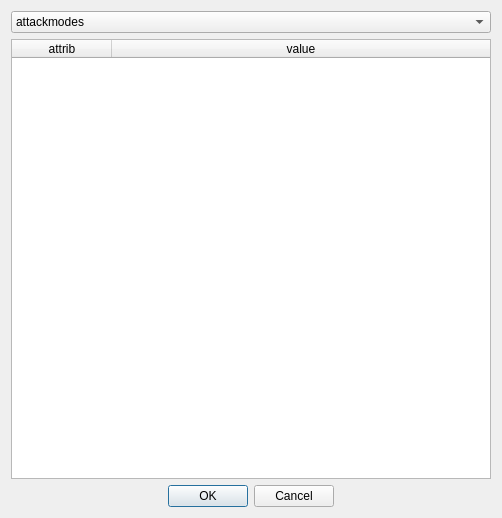
<?xml version="1.0" encoding="UTF-8"?>
<ui version="4.0">
 <class>Dialog</class>
 <widget class="QDialog" name="Dialog">
  <property name="geometry">
   <rect>
    <x>0</x>
    <y>0</y>
    <width>502</width>
    <height>518</height>
   </rect>
  </property>
  <property name="windowTitle">
   <string>add table</string>
  </property>
  <layout class="QVBoxLayout" name="verticalLayout">
   <item>
    <widget class="QComboBox" name="comboBox_type">
     <property name="currentText">
      <string notr="true">attackmodes</string>
     </property>
     <item>
      <property name="text">
       <string notr="true">attackmodes</string>
      </property>
     </item>
     <item>
      <property name="text">
       <string notr="true">barterhexes</string>
      </property>
     </item>
     <item>
      <property name="text">
       <string notr="true">battlemoves</string>
      </property>
     </item>
     <item>
      <property name="text">
       <string notr="true">camptypes</string>
      </property>
     </item>
     <item>
      <property name="text">
       <string notr="true">chargeprofiles</string>
      </property>
     </item>
     <item>
      <property name="text">
       <string notr="true">conditions</string>
      </property>
     </item>
     <item>
      <property name="text">
       <string notr="true">containertypes</string>
      </property>
     </item>
     <item>
      <property name="text">
       <string notr="true">creatures</string>
      </property>
     </item>
     <item>
      <property name="text">
       <string notr="true">creaturesources</string>
      </property>
     </item>
     <item>
      <property name="text">
       <string notr="true">datafiles</string>
      </property>
     </item>
     <item>
      <property name="text">
       <string notr="true">dmcplaces</string>
      </property>
     </item>
     <item>
      <property name="text">
       <string notr="true">encounters</string>
      </property>
     </item>
     <item>
      <property name="text">
       <string notr="true">encountertriggers</string>
      </property>
     </item>
     <item>
      <property name="text">
       <string notr="true">factions</string>
      </property>
     </item>
     <item>
      <property name="text">
       <string notr="true">forbiddenhexes</string>
      </property>
     </item>
     <item>
      <property name="text">
       <string notr="true">gamevars</string>
      </property>
     </item>
     <item>
      <property name="text">
       <string notr="true">headlines</string>
      </property>
     </item>
     <item>
      <property name="text">
       <string notr="true">ingredients</string>
      </property>
     </item>
     <item>
      <property name="text">
       <string notr="true">itemprops</string>
      </property>
     </item>
     <item>
      <property name="text">
       <string notr="true">itemtypes</string>
      </property>
     </item>
     <item>
      <property name="text">
       <string notr="true">maps</string>
      </property>
     </item>
     <item>
      <property name="text">
       <string notr="true">recipes</string>
      </property>
     </item>
     <item>
      <property name="text">
       <string notr="true">treasuretable</string>
      </property>
     </item>
    </widget>
   </item>
   <item>
    <widget class="QTableWidget" name="tableWidget">
     <property name="sizeAdjustPolicy">
      <enum>QAbstractScrollArea::AdjustIgnored</enum>
     </property>
     <property name="selectionMode">
      <enum>QAbstractItemView::SingleSelection</enum>
     </property>
     <property name="selectionBehavior">
      <enum>QAbstractItemView::SelectRows</enum>
     </property>
     <attribute name="horizontalHeaderCascadingSectionResizes">
      <bool>true</bool>
     </attribute>
     <attribute name="horizontalHeaderStretchLastSection">
      <bool>true</bool>
     </attribute>
     <attribute name="verticalHeaderVisible">
      <bool>false</bool>
     </attribute>
     <attribute name="verticalHeaderCascadingSectionResizes">
      <bool>false</bool>
     </attribute>
     <column>
      <property name="text">
       <string>attrib</string>
      </property>
     </column>
     <column>
      <property name="text">
       <string>value</string>
      </property>
     </column>
    </widget>
   </item>
   <item>
    <widget class="QDialogButtonBox" name="buttonBox_dialog">
     <property name="layoutDirection">
      <enum>Qt::LeftToRight</enum>
     </property>
     <property name="orientation">
      <enum>Qt::Horizontal</enum>
     </property>
     <property name="standardButtons">
      <set>QDialogButtonBox::Cancel|QDialogButtonBox::Ok</set>
     </property>
     <property name="centerButtons">
      <bool>true</bool>
     </property>
    </widget>
   </item>
  </layout>
 </widget>
 <resources/>
 <connections>
  <connection>
   <sender>buttonBox_dialog</sender>
   <signal>accepted()</signal>
   <receiver>Dialog</receiver>
   <slot>accept()</slot>
   <hints>
    <hint type="sourcelabel">
     <x>229</x>
     <y>493</y>
    </hint>
    <hint type="destinationlabel">
     <x>157</x>
     <y>274</y>
    </hint>
   </hints>
  </connection>
  <connection>
   <sender>buttonBox_dialog</sender>
   <signal>rejected()</signal>
   <receiver>Dialog</receiver>
   <slot>reject()</slot>
   <hints>
    <hint type="sourcelabel">
     <x>297</x>
     <y>499</y>
    </hint>
    <hint type="destinationlabel">
     <x>286</x>
     <y>274</y>
    </hint>
   </hints>
  </connection>
  <connection>
   <sender>comboBox_type</sender>
   <signal>currentTextChanged(QString)</signal>
   <receiver>Dialog</receiver>
   <slot>update_table(QString)</slot>
   <hints>
    <hint type="sourcelabel">
     <x>295</x>
     <y>24</y>
    </hint>
    <hint type="destinationlabel">
     <x>608</x>
     <y>96</y>
    </hint>
   </hints>
  </connection>
  <connection>
   <sender>buttonBox_dialog</sender>
   <signal>accepted()</signal>
   <receiver>Dialog</receiver>
   <slot>accept_table()</slot>
   <hints>
    <hint type="sourcelabel">
     <x>185</x>
     <y>491</y>
    </hint>
    <hint type="destinationlabel">
     <x>-36</x>
     <y>405</y>
    </hint>
   </hints>
  </connection>
 </connections>
 <slots>
  <slot>update_table(QString)</slot>
  <slot>accept_table()</slot>
 </slots>
</ui>
